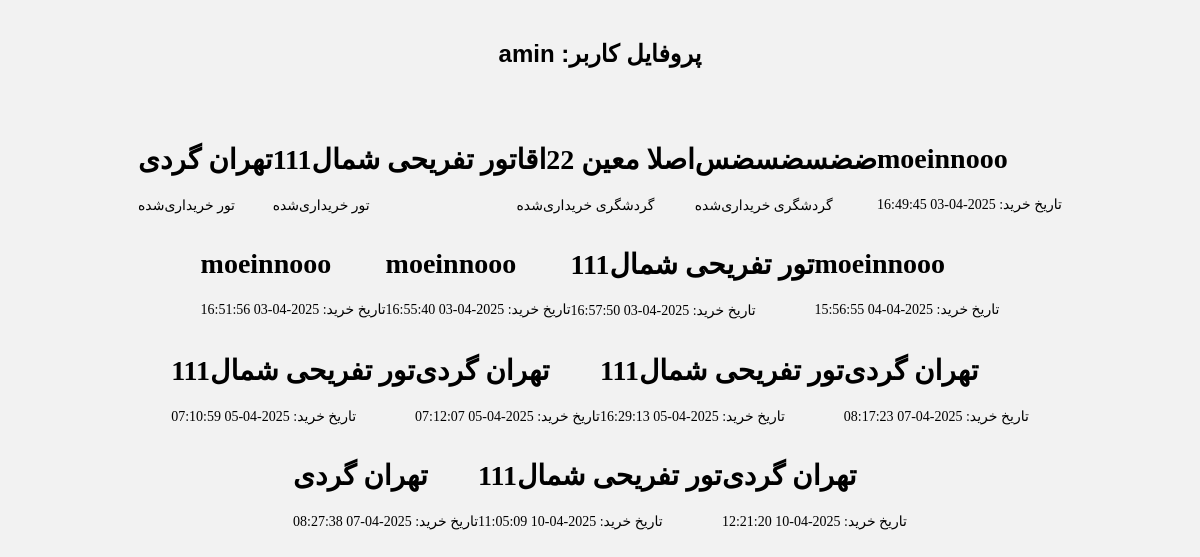
/tour/profile/ (signed in), run on the app's committed database.
### tour/models.py (models this page shows, shortened)
class tour(models.Model):
    title = models.CharField('Title', max_length=50, null=True, blank=True)
    idtour = models.IntegerField(null=True, blank=True)
    firstdistination = models.CharField(max_length=50, null=True, blank=True)
    lastDestination = models.CharField(max_length=50, null=True, blank=True)
    startdate = models.DateField(null=True, blank=True)
    finishdate = models.DateField(null=True, blank=True)
    capacity = models.IntegerField(default=20000, null=True, blank=True,
                                   validators=[MinValueValidator(0)])  # جلوگیری از اعداد منفی
    clas = models.ForeignKey(User, on_delete=models.CASCADE, null=True,
                             related_name='tour_clas')  # اضافه کردن related_name
    image = models.ImageField(upload_to='tourr/', null=True, blank=True)
    price = models.PositiveIntegerField('قیمت', default=1000)  # برای محاسبه هزینه
    TICKET_TYPES = [
        ('bus', 'اتوبوس'),
        ('train', 'قطار'),
    ]
    ticket_type = models.CharField(max_length=10, choices=TICKET_TYPES, default='bus')

class Purchase(models.Model):
    user = models.ForeignKey(User, on_delete=models.CASCADE, related_name='tour_purchases')  # اضافه کردن related_name
    tour = models.ForeignKey(tour, on_delete=models.CASCADE, related_name='tour_purchases')  # اضافه کردن related_name
    purchase_date = models.DateTimeField(auto_now_add=True)

### tourism/models.py (models this page shows, shortened)
class tourism(models.Model):
    title_tourism = models.CharField('Title', max_length=50, null=True, blank=True)
    description = models.CharField(max_length=50, null=True, blank=True)
    firstdistination_tourism = models.CharField(max_length=50, null=True, blank=True)
    lastDestination = models.CharField(max_length=50, null=True, blank=True)
    startdate_tourism = models.DateField(null=True, blank=True)
    capacity_tourism = models.IntegerField(default=20000, null=True, blank=True,
                                           validators=[MinValueValidator(0)])  # جلوگیری از اعداد منفی
    clas = models.ForeignKey(User, on_delete=models.CASCADE, null=True,
                             related_name='tourism_clas')  # اضافه کردن related_name
    image_tourism = models.ImageField(upload_to='tour/', null=True, blank=True)
    price_tourism = models.IntegerField(null=True, blank=True)
    TICKET_TYPES = [
        ('bus', 'اتوبوس'),
        ('train', 'قطار'),
    ]
    ticket_typetourism = models.CharField(max_length=10, choices=TICKET_TYPES, default='bus')

### tour/views.py (the view)
# urls.py: path('profile/', views.profile_view, name='profile_view'),  # URL برای پروفایل کاربر
@login_required(login_url='accounts/signup/')
def profile_view(request):
    user = request.user
    profile, created = Profile.objects.get_or_create(user=user)
    tours = profile.tours.all()
    tourisms = profile.tourisms.all()  # اضافه کردن گردشگری‌ها
    purchases = Purchase.objects.filter(user=user)
    available_tours = tour.objects.all()
    return render(request, 'tour/profile_view.html', {
        'user': user,
        'purchases': purchases,
        'available_tours': available_tours,
        'tours': tours,
        'tourisms': tourisms  # ارسال گردشگری‌ها به قالب
    })

### tour/templates/tour/profile_view.html (shortened to what this page needs)
<!DOCTYPE html>
<html lang="en">
<head>
</head>
<body>
    <h1 class="title">{{ user.username }} :پروفایل کاربر</h1>
    <div id="app" class="container">
        {% for tour_item in tours %}
        <card data-image="{{ tour_item.image.url }}">
            <h1 slot="header">{{ tour_item.title }}</h1>
            <p slot="content">تور خریداری‌شده</p>
        </card>
        {% endfor %}
        {% for tourism_item in tourisms %}
        <card data-image="{{ tourism_item.image.url }}">
            <h1 slot="header">{{ tourism_item.title_tourism }}</h1>
            <p slot="content">گردشگری خریداری‌شده</p>
        </card>
        {% endfor %}
        {% for purchase in purchases %}
        <card data-image="{{ purchase.tour.image.url }}">
            <h1 slot="header">{{ purchase.tour.title }}</h1>
            <p slot="content">تاریخ خرید: {{ purchase.purchase_date|date:"Y-m-d H:i:s" }}</p>
        </card>
        {% endfor %}
    </div>
</body>
</html>

### tour/templates/tour/profile_view.html (style rules this page uses)
:root { --hover-easing: cubic-bezier(0.23, 1, 0.32, 1); --return-easing: cubic-bezier(0.445, 0.05, 0.55, 0.95); }
body { margin: 40px 0; font-family: "Raleway"; font-size: 14px; font-weight: 500; background-color: rgba(225, 225, 225, 0.421); -webkit-font-smoothing: antialiased; }
.title { font-family: "DM Sans", sans-serif; font-size: 24px; font-weight: 700; color: black; text-align: center; }
p { line-height: 1.5em; }
h1 + p, p + p { margin-top: 10px; }
.container { padding: 40px 80px; display: flex; flex-wrap: wrap; justify-content: center; }

### data on the page
tour: title "تهران گردی"
tour: title "تور تفریحی شمال111"
tourism: title_tourism "اصلا معین 22اقا"
tourism: title_tourism "ضضسضسضس"
Purchase: tour "moeinnooo", purchase_date "2025-04-03 16:49:45"
Purchase: tour "moeinnooo", purchase_date "2025-04-03 16:51:56"
Purchase: tour "moeinnooo", purchase_date "2025-04-03 16:55:40"
Purchase: tour "تور تفریحی شمال111", purchase_date "2025-04-03 16:57:50"
Purchase: tour "moeinnooo", purchase_date "2025-04-04 15:56:55"
Purchase: tour "تور تفریحی شمال111", purchase_date "2025-04-05 07:10:59"
Purchase: tour "تهران گردی", purchase_date "2025-04-05 07:12:07"
Purchase: tour "تور تفریحی شمال111", purchase_date "2025-04-05 16:29:13"
Purchase: tour "تهران گردی", purchase_date "2025-04-07 08:17:23"
Purchase: tour "تهران گردی", purchase_date "2025-04-07 08:27:38"
Purchase: tour "تور تفریحی شمال111", purchase_date "2025-04-10 11:05:09"
Purchase: tour "تهران گردی", purchase_date "2025-04-10 12:21:20"

### other printed values
{{ user.username }} "amin"
